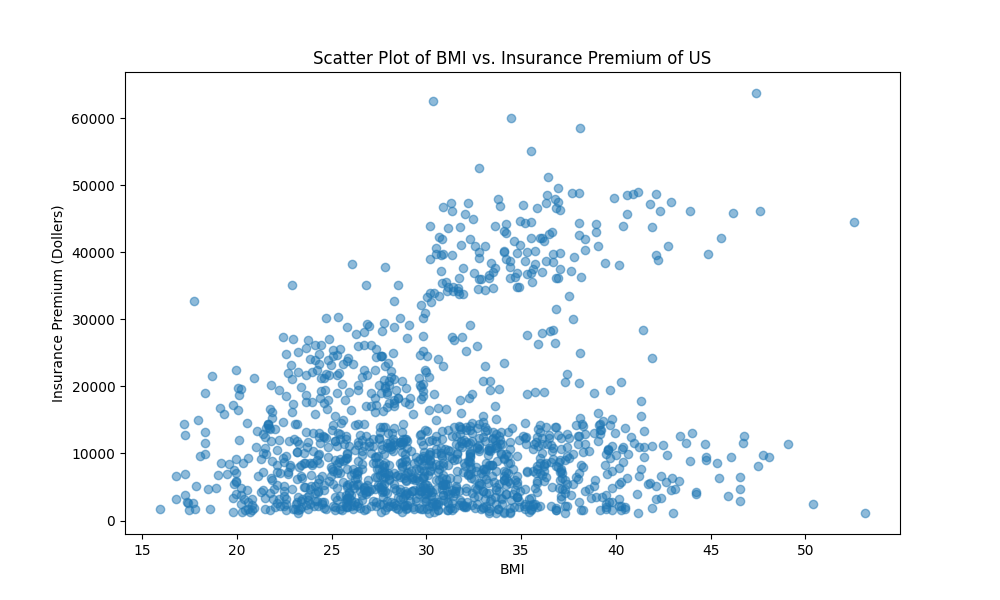

Write Python code to recreate this figure.
# Data Source: https://www.kaggle.com/code/alexisbcook/scatter-plots/data?select=insurance.csv
import pandas as pd
import matplotlib.pyplot as plt

def scatterplot(df, x_column, y_column, xlabel, ylabel, title, save_path):
    """ Function to create a scatterplot.

    Arguments:
        df (pd.DataFrame): A dataframe with columns for x and y.
        x_column (str): The header of the x column.
        y_column (str): The header of the y column.
        xlabel (str): Label for the x-axis.
        ylabel (str): Label for the y-axis.
        title (str): Title for the plot.
        save_path (str): Path to save the plot as a PNG file.
        
    Returns:
        None
    """

    plt.figure(figsize=(10, 6))

    # Scatter plot
    plt.scatter(df[x_column], df[y_column], alpha=0.5)

    # Labeling
    plt.xlabel(xlabel)
    plt.ylabel(ylabel)
    plt.title(title)

    # Save as PNG
    plt.savefig(save_path)
    plt.show()

    return None

# Example usage
csv_file_path = 'insurance.csv'
data = pd.read_csv(csv_file_path)

# BMI on x-axis and Insurance premium on y-axis.
x_column = 'bmi'
y_column = 'charges'
xlabel = 'BMI'
ylabel = 'Insurance Premium (Dollers)'
title = 'Scatter Plot of BMI vs. Insurance Premium of US'
save_path = 'scatterplot.png'

scatterplot(data, x_column, y_column, xlabel, ylabel, title, save_path)
